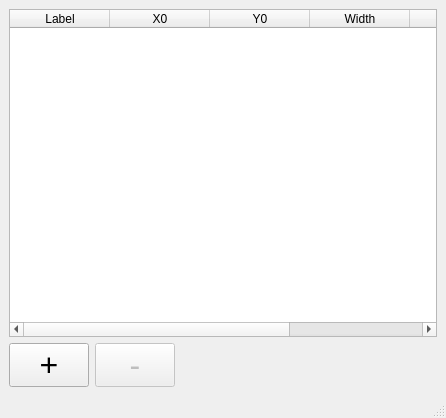
<?xml version="1.0" encoding="UTF-8"?>
<ui version="4.0">
 <class>MainWindow</class>
 <widget class="QMainWindow" name="MainWindow">
  <property name="geometry">
   <rect>
    <x>0</x>
    <y>0</y>
    <width>446</width>
    <height>418</height>
   </rect>
  </property>
  <property name="minimumSize">
   <size>
    <width>300</width>
    <height>0</height>
   </size>
  </property>
  <property name="windowTitle">
   <string>MainWindow</string>
  </property>
  <property name="layoutDirection">
   <enum>Qt::LeftToRight</enum>
  </property>
  <widget class="QWidget" name="centralwidget">
   <property name="minimumSize">
    <size>
     <width>0</width>
     <height>0</height>
    </size>
   </property>
   <layout class="QVBoxLayout" name="verticalLayout">
    <item>
     <widget class="QTableWidget" name="tableWidget">
      <property name="selectionMode">
       <enum>QAbstractItemView::SingleSelection</enum>
      </property>
      <property name="selectionBehavior">
       <enum>QAbstractItemView::SelectRows</enum>
      </property>
      <attribute name="horizontalHeaderStretchLastSection">
       <bool>true</bool>
      </attribute>
      <attribute name="verticalHeaderStretchLastSection">
       <bool>false</bool>
      </attribute>
      <column>
       <property name="text">
        <string>Label</string>
       </property>
      </column>
      <column>
       <property name="text">
        <string>X0</string>
       </property>
      </column>
      <column>
       <property name="text">
        <string>Y0</string>
       </property>
      </column>
      <column>
       <property name="text">
        <string>Width</string>
       </property>
      </column>
      <column>
       <property name="text">
        <string>Height</string>
       </property>
      </column>
      <column>
       <property name="text">
        <string>Groups</string>
       </property>
      </column>
     </widget>
    </item>
    <item>
     <layout class="QHBoxLayout" name="horizontalLayout">
      <item>
       <widget class="QPushButton" name="add_roi_button">
        <property name="font">
         <font>
          <pointsize>24</pointsize>
         </font>
        </property>
        <property name="text">
         <string>+</string>
        </property>
       </widget>
      </item>
      <item>
       <widget class="QPushButton" name="remove_roi_button">
        <property name="enabled">
         <bool>false</bool>
        </property>
        <property name="font">
         <font>
          <pointsize>24</pointsize>
         </font>
        </property>
        <property name="text">
         <string>-</string>
        </property>
       </widget>
      </item>
      <item>
       <spacer name="horizontalSpacer">
        <property name="orientation">
         <enum>Qt::Horizontal</enum>
        </property>
        <property name="sizeHint" stdset="0">
         <size>
          <width>40</width>
          <height>20</height>
         </size>
        </property>
       </spacer>
      </item>
     </layout>
    </item>
   </layout>
  </widget>
  <widget class="QMenuBar" name="menubar">
   <property name="geometry">
    <rect>
     <x>0</x>
     <y>0</y>
     <width>446</width>
     <height>22</height>
    </rect>
   </property>
   <property name="sizePolicy">
    <sizepolicy hsizetype="Minimum" vsizetype="Minimum">
     <horstretch>0</horstretch>
     <verstretch>0</verstretch>
    </sizepolicy>
   </property>
  </widget>
  <widget class="QStatusBar" name="statusbar"/>
  <action name="action1_Data">
   <property name="text">
    <string>1. Data</string>
   </property>
  </action>
  <action name="action2_Normalization">
   <property name="enabled">
    <bool>true</bool>
   </property>
   <property name="text">
    <string>2. Normalization</string>
   </property>
  </action>
  <action name="action3_Binning">
   <property name="text">
    <string>4. Binning</string>
   </property>
  </action>
  <action name="action4_Fitting">
   <property name="text">
    <string>5. Fitting</string>
   </property>
  </action>
  <action name="action5_Results">
   <property name="text">
    <string>6. Strain Mapping</string>
   </property>
  </action>
  <action name="actionAbout">
   <property name="text">
    <string>About ...</string>
   </property>
  </action>
  <action name="action1_Raw_Data">
   <property name="text">
    <string>1. Raw Data</string>
   </property>
  </action>
  <action name="action2_Normalization_2">
   <property name="text">
    <string>2. Normalization</string>
   </property>
  </action>
  <action name="action3_Normalized_Data">
   <property name="text">
    <string>3. Normalized Data</string>
   </property>
  </action>
 </widget>
 <resources/>
 <connections>
  <connection>
   <sender>add_roi_button</sender>
   <signal>clicked()</signal>
   <receiver>MainWindow</receiver>
   <slot>add_roi_button_clicked()</slot>
   <hints>
    <hint type="sourcelabel">
     <x>49</x>
     <y>364</y>
    </hint>
    <hint type="destinationlabel">
     <x>108</x>
     <y>389</y>
    </hint>
   </hints>
  </connection>
  <connection>
   <sender>remove_roi_button</sender>
   <signal>clicked()</signal>
   <receiver>MainWindow</receiver>
   <slot>remove_roi_button_clicked()</slot>
   <hints>
    <hint type="sourcelabel">
     <x>98</x>
     <y>358</y>
    </hint>
    <hint type="destinationlabel">
     <x>305</x>
     <y>379</y>
    </hint>
   </hints>
  </connection>
 </connections>
 <slots>
  <slot>sample_import_button_clicked()</slot>
  <slot>time_spectra_import_button_clicked()</slot>
  <slot>open_beam_import_button_clicked()</slot>
  <slot>sample_list_selection_changed()</slot>
  <slot>open_beam_list_selection_changed()</slot>
  <slot>sample_list_right_click()</slot>
  <slot>time_spectra_selection_changed()</slot>
  <slot>load_data_tab_changed()</slot>
  <slot>time_spectra_preview_button_clicked()</slot>
  <slot>normalized_import_button_clicked()</slot>
  <slot>normalized_list_selection_changed()</slot>
  <slot>update_delta_lambda()</slot>
  <slot>crystal_structure_index_changed()</slot>
  <slot>crystal_structure_2_index_changed()</slot>
  <slot>list_of_element_index_changed()</slot>
  <slot>list_of_element_2_index_changed()</slot>
  <slot>lattice_text_changed()</slot>
  <slot>lattice_2_text_changed()</slot>
  <slot>material_display_clicked()</slot>
  <slot>material_display_2_clicked()</slot>
  <slot>add_roi_button_clicked()</slot>
  <slot>remove_roi_button_clicked()</slot>
 </slots>
</ui>
